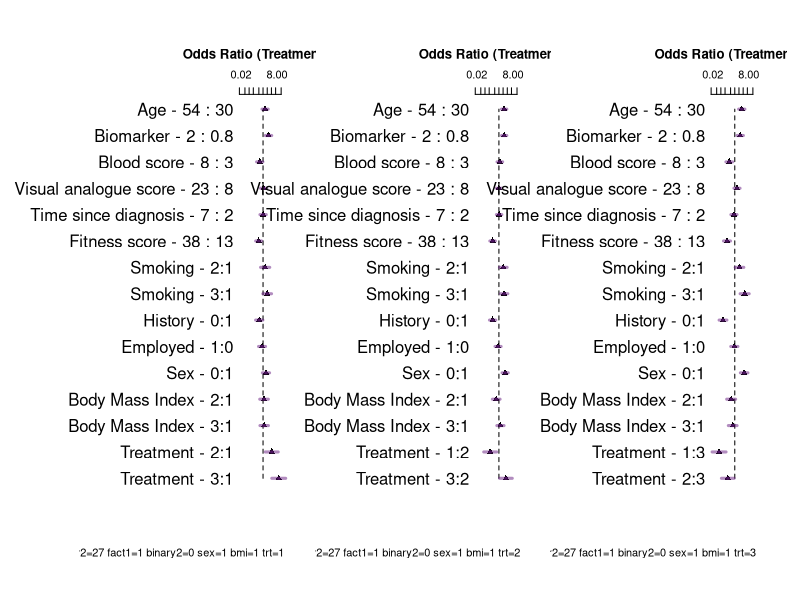
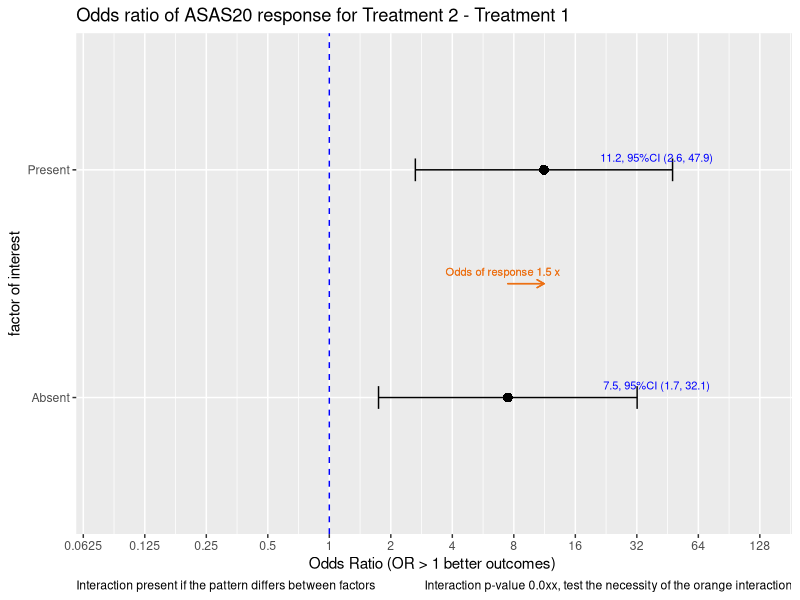
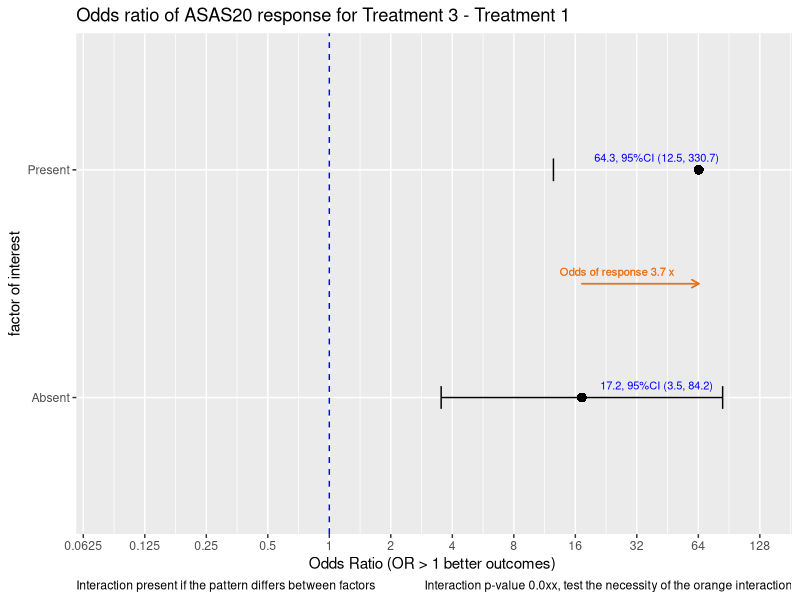
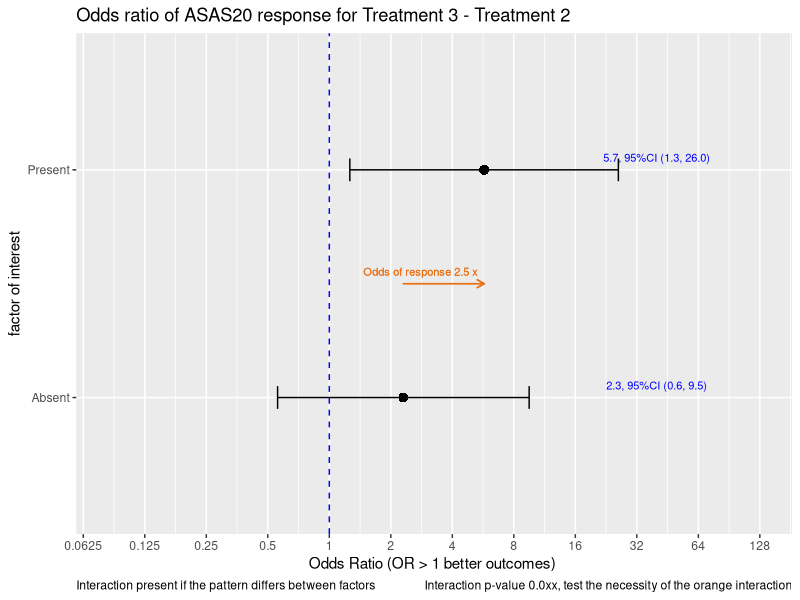
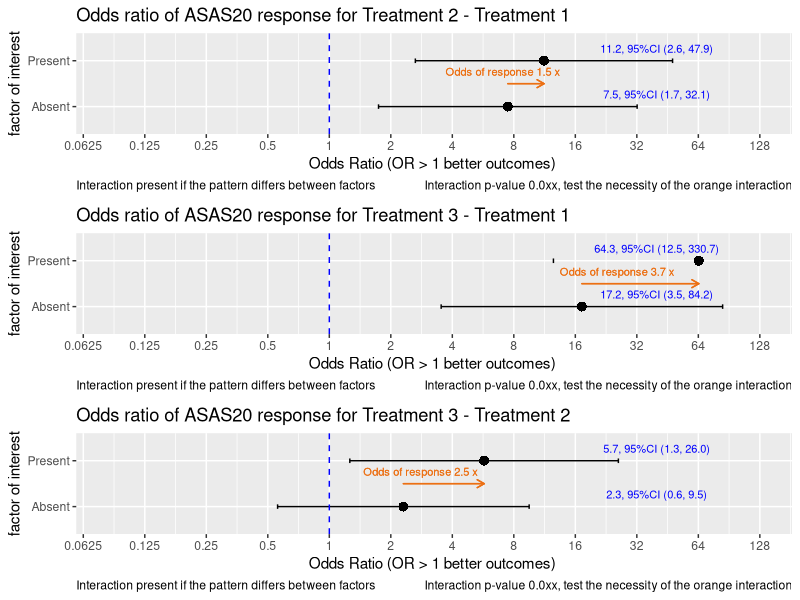
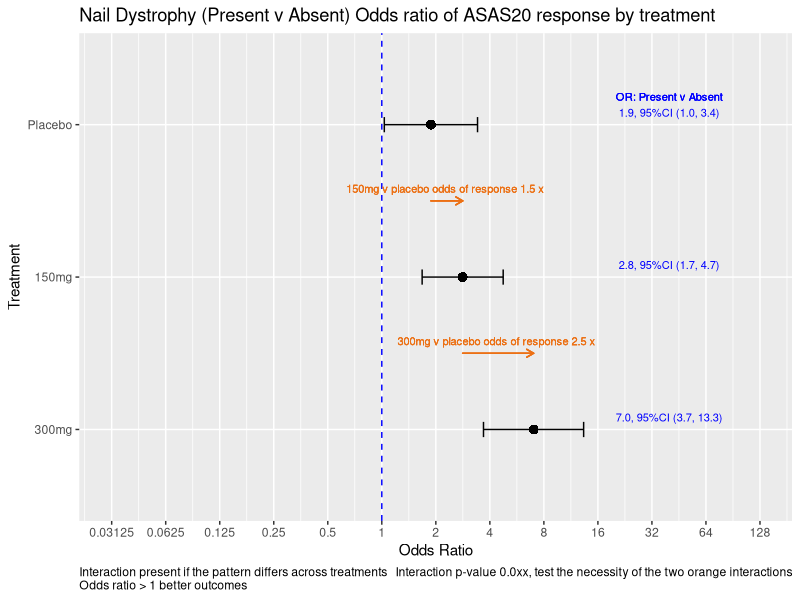

Recreate these plots in R, in order.
#~~~~~~~~~~~~~~~~~~~~~~~~~~~~~~~~~~~~~~~~~~~~~~~~~~~~~~~~~~~~~~~~~~~~~~~~~~~~~~~~~~~~~~~
# R code stripped from R shiny sunday morning 24jan
# Investigating differential trt effects (logistic regression)
#~~~~~~~~~~~~~~~~~~~~~~~~~~~~~~~~~~~~~~~~~~~~~~~~~~~~~~~~~~~~~~~~~~~~~~~~~~~~~~~~~~~~~~~
rm(list=ls())   
set.seed(3333)          # reproducible

library(reshape)
library(rms)

options(max.print=1000000)    
options(scipen=999)

## convenience functions
p0 <- function(x) {formatC(x, format="f", digits=1)}
p1 <- function(x) {formatC(x, format="f", digits=1)}
p2 <- function(x) {formatC(x, format="f", digits=2)}
p3 <- function(x) {formatC(x, format="f", digits=3)}
p4 <- function(x) {formatC(x, format="f", digits=4)}
p5 <- function(x) {formatC(x, format="f", digits=5)}

logit <-     function(p) log(1/(1/p-1))
expit <-     function(x) 1/(1/exp(x) + 1)
inv_logit <- function(logit) exp(logit) / (1 + exp(logit))
is.even <-   function(x){ x %% 2 == 0 }                       # function to id. odd maybe useful
options(width=200)

# select the design to simulate
Design = "Treatment interacts with all variables" 
#Design = "Treatment interacts with smoking only" 
#Design = "No-interaction logit-additive model"

# coefficients on log odds scale

intercept <- -3
n=1000
v1 = 1
v2 = 1/(65-18)
v3 = 0.4
v4 = 0
v5 = 1/3
v6 = -.5/10
v7 = 0.25/30
v8 = -.1/10
v9 = -1/50
v10 = log(2)
v11 = -log(1)
v12 = log(0.5)

#~~~~~~~~~~~~~~~~~~~~~~~~~~~~~~~~~~~~~~~~~~~~~~~~~~~~~~~~~~~~~~~~~~~~~~~~~~~~~~~~~
# for Rshiny needed this separate so could control this
randomi <- runif(n)    # this determine Y=1 later, 
#~~~~~~~~~~~~~~~~~~~~~~~~~~~~~~~~~~~~~~~~~~~~~~~~~~~~~~~~~~~~~~~~~~~~~~~~~~~~~~~~~

trt.coef       <-  v1     # log odds ratio so 1 -> 2.718, so 1 is LARGE
age.coef       <-  v2     # log odds of 1 over the age range
smoke.coef     <-  v3     # this is odds of 1.5
bmi.coef       <-  v4     # this is an odds of 1..50:50
covar3.coef    <-  v5     # log odds 1 over range of 3
covar1.coef    <-  v6     # log odds -.05 per unit change
vas.coef       <-  v7     # log odds .008 per unit change. log odds .25 over 30 units odds 1.27
time.coef      <-  v8     # log odds -.01 per year, log odds -.1 over 10 years or odds .90
covar2.coef    <-  v9     # log odds 0.02 per unit, log odds 1 over 50 units or odds 2.7
fact1.coef     <-  v10    # log odds 0.693 per change in binary, or odds of 2   
binary2.coef   <-  v11    # log odds 0 per change in binary, or odds of 1  
sex.coef       <-  v12    # log odds -0.693 per change in binary, or odds of .5  

# made up data structure 
trt      <- sample(1:3,   n, replace=TRUE)      # trt 3 levels
age      <- sample(18:65, n, replace=TRUE)      # continuous
bmi      <- sample(1:3,   n, replace=TRUE)      # assume 3 equal groups
smoking  <- sample(1:3,   n, replace=TRUE)      # categorical assume 3 equal groups
covar3   <- round(runif(n,0,3),2)
covar1   <- round(runif(n,0,10),2)
vas      <- sample(1:30, n, replace=TRUE)
time     <- round(runif(n,0,10),2)              # years
covar2   <- sample(1:50, n, replace=TRUE)
fact1    <- sample(0:1,  n, replace=TRUE)
binary2  <- sample(0:1,  n, replace=TRUE)
sex      <- sample(0:1,  n, replace=TRUE)

#~~~~~~~~~~~~~~~~~~~~~~~~~~~~~~~~~~~~~~~~~~~~~~~~~~~~~~~~~~~~~~~~~~~~~~~~~~~~~~~~~~~~~~~~~~~~~~~~~~~~~~~~~~~~~~~~~~~~~~~~~~~~linear predictor
if ( ( Design) == "Treatment interacts with all variables" )  {
  
  lp = intercept + trt*trt.coef*(smoking*smoke.coef   +   age*age.coef  + bmi*bmi.coef   + covar3*covar3.coef +
                                   covar1*covar1.coef +   vas*vas.coef  + time*time.coef + covar2*covar2.coef +
                                   fact1*fact1.coef   +
                                   binary2*binary2.coef + sex*sex.coef) 
  
}   else if ( ( Design ) == "Treatment interacts with smoking only" ) {    
  
  # truth  only smoking interacts  with trt
  lp = intercept + (trt*trt.coef*smoking*smoke.coef)   +   age*age.coef   + bmi*bmi.coef + covar3*covar3.coef +
    covar1*covar1.coef  + vas*vas.coef   + time*time.coef + covar2*covar2.coef + fact1*fact1.coef +
    binary2*binary2.coef + sex*sex.coef
  
}   else if ( ( Design) == "No-interaction logit-additive model" ) {  
  
  # truth no interactions
  lp = intercept + trt*trt.coef + smoking*smoke.coef + age*age.coef  + bmi*bmi.coef  + covar3*covar3.coef  +
    covar1*covar1.coef + vas*vas.coef  + time*time.coef + covar2*covar2.coef + fact1*fact1.coef +
    binary2*binary2.coef + sex*sex.coef
}

y <- ifelse(randomi < plogis(lp), 1, 0)   # one liner  randomi object is necessary for R shiny only

datx <- data.frame(cbind(y,  trt ,smoking,  age, covar3, covar1, vas, time, covar2, fact1, binary2, sex, bmi))

#~~~~~~~~~~~~~~~~~~~~~~~~~~~~~~~~~~~~~~~~~~~~~~~~~~~~~~~~~~~~~~~~~~~~~~~~~~~~~~~
da <-  datx 

da$trt <-     factor(da$trt)
da$smoking <- factor(da$smoking)
da$fact1 <-   factor(da$fact1)
da$binary2 <- factor(da$binary2)
da$sex <-     factor(da$sex)
da$bmi <-     factor(da$bmi)

label(da$age)                <- 'Age'                       # labels for forest plots
label(da$trt)                <- 'Treatment'
label(da$bmi)                <- 'Body Mass Index'
label(da$smoking)            <- 'Smoking'
label(da$covar3)             <- 'Biomarker'
label(da$covar1)             <- 'Blood score'
label(da$vas)                <- 'Visual analogue score'
label(da$time)               <- 'Time since diagnosis'
label(da$covar2)             <- 'Fitness score'
label(da$fact1)              <- "History"
label(da$binary2)            <- "Employed"
label(da$sex)                <- 'Sex'

dd <<- datadist(da)
options(datadist="dd")

# RUN REGRESSONS
A<-lrm(y~   trt * (smoking  + age  + bmi + covar3 + covar1 + vas + time + covar2 + fact1 + binary2 +sex),da, y=TRUE ,x=TRUE)  # all interact with trt
B<-lrm(y~  (trt *  smoking) + age  + bmi + covar3 + covar1 + vas + time + covar2 + fact1 + binary2 +sex, da, y=TRUE, x=TRUE)  # smoking * trt only
C<-lrm(y~   trt +  smoking  + age +  bmi + covar3 + covar1 + vas + time + covar2 + fact1 + binary2 +sex, da, y=TRUE, x=TRUE)  # main effect

#~~~~~~~~~~~~~~~~~~~~~~~~~~~~~~~~~~~~~~~~~~~~~~~~~~~~~~~~~~~~~~~~~~~~~~~~~~~~~~~~~~~~~~~~~~~~~~~~~~~~~~~~~~~~~
# rel explained variation
#~~~~~~~~~~~~~~~~~~~~~~~~~~~~~~~~~~~~~~~~~~~~~~~~~~~~~~~~~~~~~~~~~~~~~~~~~~~~~~~~~~~~~~~~~~~~~~~~~~~~~~~~~~~~~

L1 <-   var(predict(B, type='fitted')) / 
  var(predict(A, type='fitted')) 

L2 <-   var(predict(C, type='fitted')) / 
  var(predict(A, type='fitted')) 

L3 <-   var(predict(C, type='fitted')) / 
  var(predict(B, type='fitted')) 

L1
L2  
L3 

#~~~~~~~~~~~~~~~~~~~~~~~~~~~~~~~~~~~~~~~~~~~~~~~~~~~~~~~~~~~~~~~~~~~~~~~~~~~~~~~~~~~~~~~~~~~~~~~~~~~~~~~~~~~~~
# LRTESTS
#~~~~~~~~~~~~~~~~~~~~~~~~~~~~~~~~~~~~~~~~~~~~~~~~~~~~~~~~~~~~~~~~~~~~~~~~~~~~~~~~~~~~~~~~~~~~~~~~~~~~~~~~~~~~~

k1 <- contrast(A, list(smoking=c(2), trt=c(1:3)), list(smoking=c(1), trt=c(1:3)) , fun=exp) 
z1 <- print(k1, X=TRUE)   

lrtest( A, B)

lrtest( A, C)

lrtest( B, C)

#~~~~~~~~~~~~~~~~~~~~~~~~~~~~~~~~~~~~~~~~~~~~~~~~~~~~~~~~~~~~~~~~~~~~~~~~~~~~~~~~~~~~~~~~~~~~~~~~~~~~~~~~~~~~~
# FULL INTERACTION MODEL SUMMARY
#~~~~~~~~~~~~~~~~~~~~~~~~~~~~~~~~~~~~~~~~~~~~~~~~~~~~~~~~~~~~~~~~~~~~~~~~~~~~~~~~~~~~~~~~~~~~~~~~~~~~~~~~

(A1 <- summary(A, smoking=1, age, covar3, covar1, vas, time, covar2, fact1, binary2, sex, bmi=1, trt=1, est.all=FALSE, vnames=c( "labels")))

(A2 <- summary(A, smoking=1, age, covar3, covar1, vas, time, covar2, fact1, binary2, sex, bmi=1, trt=2, est.all=FALSE, vnames=c( "labels")))

(A3 <- summary(A, smoking=1, age, covar3, covar1, vas, time, covar2, fact1, binary2, sex, bmi=1, trt=3, est.all=FALSE, vnames=c( "labels")))


(A1 <- summary(A, smoking=1, age=0, covar3=0, covar1=0, vas=0, time=0, covar2=0, fact1=0, binary2=0, sex=0, bmi=1, trt=1, est.all=FALSE, vnames=c( "labels")))

(A2 <- summary(A, smoking=1, age=0, covar3=0, covar1=0, vas=0, time=0, covar2=0, fact1=0, binary2=0, sex=0, bmi=1, trt=2, est.all=FALSE, vnames=c( "labels")))

(A3 <- summary(A, smoking=1, age=0, covar3=0, covar1=0, vas=0, time=0, covar2=0, fact1=0, binary2=0, sex=0, bmi=1, trt=3, est.all=FALSE, vnames=c( "labels")))

#~~~~~~~~~~~~~~~~~~~~~~~~~~~~~~~~~~~~~~~~~~~~~~~~~~~~~~~~~~~~~~~~~~~~~~~~~~~~~~~~~~~~~~~~~~~~~~~~~~~~~~~~
# SMOKING TRT INTERACTION MODEL SUMMARY
#~~~~~~~~~~~~~~~~~~~~~~~~~~~~~~~~~~~~~~~~~~~~~~~~~~~~~~~~~~~~~~~~~~~~~~~~~~~~~~~~~~~~~~~~~~~~~~~~~~~~~~~~

(A1 <- summary(B, smoking=1, age, covar3, covar1, vas, time, covar2, fact1, binary2, sex, bmi=1, trt=1, est.all=FALSE, vnames=c( "labels")))

(A2 <- summary(B, smoking=1,   trt=2, est.all=FALSE, vnames=c( "labels")))

(A3 <- summary(B, smoking=1,   trt=3, est.all=FALSE, vnames=c( "labels")))

#~~~~~~~~~~~~~~~~~~~~~~~~~~~~~~~~~~~~~~~~~~~~~~~~~~~~~~~~~~~~~~~~~~~~~~~~~~~~~~~~~~~~~~~~~~~~~~~~~~~~~~~~
# MAIN EFFECTS MODEL SUMMARY
#~~~~~~~~~~~~~~~~~~~~~~~~~~~~~~~~~~~~~~~~~~~~~~~~~~~~~~~~~~~~~~~~~~~~~~~~~~~~~~~~~~~~~~~~~~~~~~~~~~~~~~~~

(A1 <- summary(C, smoking=1, age, covar3, covar1, vas, time, covar2, fact1, binary2, sex, bmi=1, trt=1, est.all=FALSE, vnames=c( "labels")))

#~~~~~~~~~~~~~~~~~~~~~~~~~~~~~~~~~~~~~~~~~~~~~~~~~~~~~~~~~~~~~~~~~~~~~~~~~~~~~~~~~~~~~~~~~~~~~~~~~~~~~~~~
# Plotting the summaries in forest plots
#~~~~~~~~~~~~~~~~~~~~~~~~~~~~~~~~~~~~~~~~~~~~~~~~~~~~~~~~~~~~~~~~~~~~~~~~~~~~~~~~~~~~~~~~~~~~~~~~~~~~~~~~

par(mfrow=c(1,3)) 

par(oma=c(3,6,1,1)) 

options(digits=1)

plot(summary(A, smoking=1, age, covar3, covar1, vas, time, covar2, fact1, binary2, sex, bmi=1, trt=1, est.all=FALSE, vnames=c( "labels")), 
     log=TRUE, xlim=c(log(.01),log(40)),
     q=c(  0.95 ), at=c(.02,0.05,.1,.2,.5,1,2,4,8,20), lwd=3, pch=17,
     col=   rgb(red=.4,green=.1,blue=.5,alpha=c(.5,.3,.2)),
     col.points='black', cex=1, main= "Odds Ratio (Treatment 1)", cex.main=1.8
)

plot(summary(A, smoking=1, age, covar3, covar1, vas, time, covar2, fact1, binary2, sex, bmi=1, trt=2, est.all=FALSE, vnames=c( "labels")), 
     log=TRUE, xlim=c(log(.01),log(40)),
     q=c(  0.95 ), at=c(.02,0.05,.1,.2,.5,1,2,4,8,20), lwd=3, pch=17,
     col=   rgb(red=.4,green=.1,blue=.5,alpha=c(.5,.3,.2)),
     col.points='black', cex=1, main= "Odds Ratio (Treatment 2)", cex.main=1.8
)

plot(summary(A, smoking=1, age, covar3, covar1, vas, time, covar2, fact1, binary2, sex, bmi=1, trt=3, est.all=FALSE, vnames=c( "labels")), 
     log=TRUE, xlim=c(log(.01),log(40)),
     q=c(  0.95 ), at=c(.02,0.05,.1,.2,.5,1,2,4,8,20), lwd=3, pch=17,
     col=   rgb(red=.4,green=.1,blue=.5,alpha=c(.5,.3,.2)),
     col.points='black', cex=1, main= "Odds Ratio (Treatment 3)", cex.main=1.8
)

par(mfrow=c(1,1))


#~~~~~~~~~~~~~~~~~~~~~~~~~~~~~~~~~~~~~~~~~~~~~~~~~~~~~~~~~~~~~~~~~~~~~~~~~~~~~~~~~~~~~~~~~~~~~~~~~~~~~~~~
 

options(digits=6)
k1 <- contrast(A, list(fact1=c(0,1), trt=c(2)), list(fact1=c(0,1), trt=c(1)) , fun=exp) 
z1 <- print(k1, X=TRUE)   

k2 <- contrast(A, list(fact1=c(0,1), trt=c(3)), list(fact1=c(0,1), trt=c(1)) , fun=exp) 
z2 <- print(k2, X=TRUE)   

k3 <- contrast(A, list(fact1=c(0,1), trt=c(3)), list(fact1=c(0,1), trt=c(2)) , fun=exp) 
z3 <- print(k3, X=TRUE)   
#


#~~~~~~~~~~~~~~~~~~~~~~~~~~~~~~~~~~~~~~~~~~~~~~~~~~~~~~~~~~~~~~~~~~~~~~~~~~~~~~~~~~~~~~~~~~~~~~~~~~~~~~~~~~
 
  ## lets plot
  p3 <- function(x) {formatC(x, format="f", digits=1)}
p0 <- function(x) {formatC(x, format="f", digits=1)}

int.plot <- function(k1, factor.="factor of interest",
                     effect="Treatment 2 - Treatment 1", 
                     first.grp="Absent", 
                     second.grp="Present") {
  ####inputs
  zz <- k1
  
  # log scale
  Scorex=as.vector(zz$Contrast)
  lbx =  as.vector(zz$Lower)
  ubx =  as.vector(zz$Upper)
  
  require(ggplot2)
  
  df.plot <- data.frame(x=c(effect,effect),
                        factor.=c(first.grp,second.grp ),
                        Score=exp(Scorex),
                        lb = exp(lbx),
                        ub =exp(ubx))
  
  df.plot$factor. = factor(df.plot$factor., 
                           levels = c(first.grp,second.grp ))
  
  
  
  
  df.plot$cord = max(df.plot$ub)
  
  gp <- ggplot(df.plot, aes(x=factor., y=log(Score), fill="black", group=x))
  gg <- gp + #geom_line(aes(linetype=x), size=.6) + 
    geom_point(aes(shape=x), size=3) + 
    geom_errorbar(aes(ymax=log(ub), ymin=log(lb)), width=.1) +
    theme(legend.position="none") + ylab("Odds Ratio (OR > 1 better outcomes) ") + xlab(factor.) +
    
    geom_hline(yintercept=log(1), linetype="dashed", color = "blue") +
    
    scale_y_continuous(
      breaks= log(c(1/32,1/16,1/8, 1/4,1/2,  1, 2, 4 ,8, 16,32,64, 128) )  ,  
      limits = c(log(1/12),log(128)),  
      labels=     c(1/32,1/16,1/8, 1/4,1/2,  1, 2, 4 ,8, 16,32,64,128)
    ) +
    
    coord_flip() +
    
    geom_text(aes(  #y=log(cord*1.5) ,
      y=log(40),
      label = paste0(p3(Score),", 95%CI (" ,p3(lb),", ",p3(ub), ")"), 
      vjust=-1.0), size=2.8, color='blue') +
    
    ggtitle( paste0("Odds ratio of ASAS20 response for ", effect) )
  
  
  gg <- gg + labs(caption = c("Interaction p-value 0.0xx, test the necessity of the orange interaction", 
                              "Interaction present if the pattern differs between factors")) + 
    theme(plot.caption = element_text(hjust=c(1, 0)))
  
  
  i <- gg + geom_segment(
    x = 1.5, y =  Scorex[1],
    xend = 1.5, yend =  Scorex[2],
    lineend = "round", # See available arrow types in example above
    linejoin = "round",
    size = .5, 
    arrow = arrow(length = unit(0.2, "cm")),
    colour = "#EC7014" # Also accepts "red", "blue' etc
  ) 
  
  
  
  k <- i + geom_text( aes(
    x = 1.5, y = (Scorex[1]+Scorex[2])/2,
    label = paste0("Odds of response ",p0(exp(   max(Scorex[2],Scorex[1]) -  min(Scorex[2],Scorex[1])  ))," x"), 
    group = NULL,
    vjust = -1, #.3
    hjust = .7 #1
  ), size=2.8 , color="#EC7014") 
  
  
  print(k)
}


#~~~~~~~~~~~~~~~~~~~~~~~~~~~~~~~~~~~~~~~~~~~~~~~~~~~~~~~~~~~~~~~~~~~~~~~~~~~~~~~~~~~~~~~~~~
age.=sample(30:80,1)  # showing it is the interaction that counts.
options(digits=6)
k1 <- contrast(A, list(fact1=c(0,1),age=age., trt=c(2)), list(fact1=c(0,1), age=age.,trt=c(1)) , fun=exp) 
z1 <- print(k1, X=TRUE)   

k2 <- contrast(A, list(fact1=c(0,1), age=age.,trt=c(3)), list(fact1=c(0,1), age=age.,trt=c(1)) , fun=exp) 
z2 <- print(k2, X=TRUE)   

k3 <- contrast(A, list(fact1=c(0,1), age=age.,trt=c(3)), list(fact1=c(0,1), age=age.,trt=c(2)) , fun=exp) 
z3 <- print(k3, X=TRUE)   
#


#~~~~~~~~~~~~~~~~~~~~~~~~~~~~~~~~~~~~~~

#####~~~~~~~~~~~~~~~~~~~~~~~~~~~~~~~~~~~~~~~~~~~~~~~~~~~~~~~~~~~~~~~~~~~~~~~~~~~~~~~~~~~~~~
p1x <- int.plot(k1, factor.="factor of interest",
                effect="Treatment 2 - Treatment 1", 
                first.grp="Absent", 
                second.grp="Present") 


p2x <- int.plot(k2, factor.="factor of interest",
                effect="Treatment 3 - Treatment 1", 
                first.grp="Absent", 
                second.grp="Present") 


p3x <-int.plot(k3, factor.="factor of interest",
               effect="Treatment 3 - Treatment 2", 
               first.grp="Absent", 
               second.grp="Present") 

require(gridExtra)

# its only the orange that is important. And will not change if other values in model are altered.
# the actual OR will change if the covariates change, but the same amount in both levels.
# should mention the values that are held constant!
grid.arrange(p1x,p2x,p3x)
A
lrtest(A,C)
anova(A)
 
#~~~~~~~~~~~~~~~~~~~~~~~~~~~~~~~~~~~~~~~~~~~~~~~~~~~~~~~~~~~~~~~~~~~~~~~~~~~~~~~~~~~now
# now try the original approach
age.=sample(30:80,1)  # showing it is the interaction that counts.
options(digits=6)
k1 <- contrast(A, list(fact1=c(1),age=age., trt=c(1)), list(fact1=c(0), age=age.,trt=c(1)) , fun=exp) 
z1 <- print(k1, X=TRUE)   

k2 <- contrast(A, list(fact1=c(1), age=age.,trt=c(2)), list(fact1=c(0), age=age.,trt=c(2)) , fun=exp) 
z2 <- print(k2, X=TRUE)   

k3 <- contrast(A, list(fact1=c(1),  age=age.,trt=c(3)), list(fact1=c(0),  age=age.,trt=c(3)) , fun=exp) 
z3 <- print(k3, X=TRUE)   


zz<-rbind(k1,k2,k3)
zz<-zz[,c("Contrast","Lower","Upper")]
zz<- unlist(zz)
zz<-matrix(zz, nrow=3, ncol=3)
zz<-as.data.frame(zz)
names(zz) <-c("Score","lb","ub")
zz<-data.frame(zz)
zze <- exp(zz)

df.plot <- data.frame(x=c("Treatment","Treatment", "Treatment"),
                      factor.=c("Placebo","150mg","300mg"),
                      Score=exp(zz$Score),
                      lb = exp(zz$lb),
                      ub =exp(zz$ub))


 
 


df.plot$factor. = factor(df.plot$factor., levels = c("Placebo","150mg","300mg"))
df.plot$factor. = factor(df.plot$factor., levels = c("300mg", "150mg", "Placebo"))
 

#~~~~~~~~~~~~~~~~~~~~~~~~~~~~~~~~~~~~~~~~~~~~~~~~~~~~~~~~~~~~~~~~~~~~~~~~~~~~~~~~~~~~~~~~~~~~~~START OF GOOD PLOT
 


gp <- ggplot(df.plot, aes(x=factor., y=log(Score), fill="black", group=x))
gg <- gp + #geom_line(aes(linetype=x), size=.6) + 
  geom_point(aes(shape=x), size=3) + 
  geom_errorbar(aes(ymax=log(ub), ymin=log(lb)), width=.1) +
  theme(legend.position="none") + ylab("Odds Ratio") + xlab("Treatment") +
  
  geom_hline(yintercept=log(1), linetype="dashed", color = "blue") +
  
  scale_y_continuous(
    breaks= log(c(1/64,1/32,1/16,1/8, 1/4,1/2,  1, 2, 4 ,8, 16,32,64, 128) )  ,  
    limits = c(log(1/32),log(128)),  
    labels=     c(1/64,1/32,1/16,1/8, 1/4,1/2,  1, 2, 4 ,8, 16,32,64,128)
  ) +
  
  coord_flip() +
 
  
  geom_text(aes(  y=log(40) ,label = paste0(p3(zze$Score),", 95%CI (" ,p3(zze$lb),", ",p3(zze$ub), ")"), 
                  vjust=-1.0), size=2.8, color='blue') +
   
  
  ggtitle( "Nail Dystrophy (Present v Absent) Odds ratio of ASAS20 response by treatment") 

  
gg <- gg + labs(caption = c("Interaction p-value 0.0xx, test the necessity of the two orange interactions", "Interaction present if the pattern differs across treatments\nOdds ratio > 1 better outcomes")) + 
  theme(plot.caption = element_text(hjust=c(1, 0)))
 
i <- gg + geom_segment(
  x = 2.5, y =  zz$Score[1],
  xend = 2.5, yend =  zz$Score[2],
  lineend = "round", # See available arrow types in example above
  linejoin = "round",
  size = .5, 
  arrow = arrow(length = unit(0.2, "cm")),
  colour = "#EC7014" # Also accepts "red", "blue' etc
) 



j <- i + geom_segment(
  x = 1.5, y =  zz$Score[2],
  xend = 1.5, yend =  zz$Score[3],
  lineend = "round", # See available arrow types in example above
  linejoin = "round",
  size = .5, 
  arrow = arrow(length = unit(0.2, "cm")),
  colour = "#EC7014" # Also accepts "red", "blue' etc
) 


k <- j + geom_text( aes(
  x = 2.5, y = (zz$Score[1]+zz$Score[2])/2,
  label = paste0("150mg v placebo odds of response ",
                 p0(exp(   max(zz$Score[2],zz$Score[1]) -  min(zz$Score[2],zz$Score[1])  ))," x "), 
  group = NULL,
  vjust = -1, #.3
  hjust = .5
), size=2.8 , color="#EC7014") 


m <- k + geom_text( aes(
  x = 1.5, y = ((zz$Score[2]+zz$Score[3])/2),
  label = paste0("300mg v placebo odds of response ",
                 p0(exp(   max(zz$Score[3],zz$Score[2]) -  min(zz$Score[3],zz$Score[2])  ))," x "), 
  group = NULL,
  vjust = -1,
  hjust = .5
), size=2.8 , color="#EC7014") 



n <- m + geom_text( aes(
  x = 3, y = log(40),
  label = "OR: Present v Absent", 
  group = NULL,
  vjust = - 3, #.3
  hjust = .5 #1
), size=2.8 , color="blue") 


n


 
